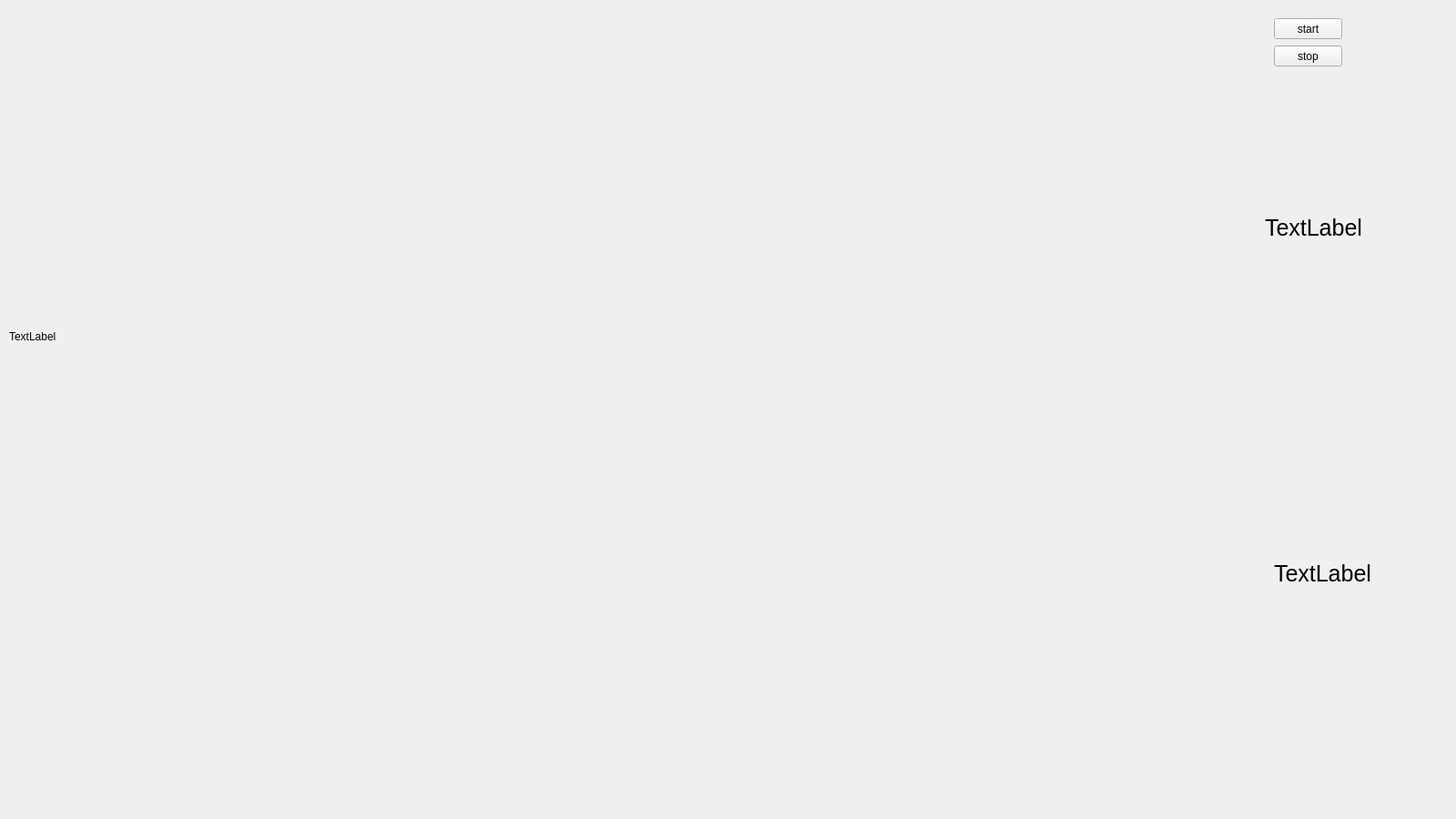
<?xml version="1.0" encoding="UTF-8"?>
<ui version="4.0">
 <class>trafficApplicationClass</class>
 <widget class="QWidget" name="trafficApplicationClass">
  <property name="geometry">
   <rect>
    <x>0</x>
    <y>0</y>
    <width>1600</width>
    <height>900</height>
   </rect>
  </property>
  <property name="windowTitle">
   <string>trafficApplication</string>
  </property>
  <widget class="QLabel" name="label">
   <property name="geometry">
    <rect>
     <x>10</x>
     <y>10</y>
     <width>1280</width>
     <height>720</height>
    </rect>
   </property>
   <property name="text">
    <string>TextLabel</string>
   </property>
  </widget>
  <widget class="QLabel" name="label_2">
   <property name="geometry">
    <rect>
     <x>1390</x>
     <y>80</y>
     <width>171</width>
     <height>341</height>
    </rect>
   </property>
   <property name="font">
    <font>
     <pointsize>19</pointsize>
    </font>
   </property>
   <property name="text">
    <string>TextLabel</string>
   </property>
  </widget>
  <widget class="QLabel" name="label_3">
   <property name="geometry">
    <rect>
     <x>1400</x>
     <y>480</y>
     <width>141</width>
     <height>301</height>
    </rect>
   </property>
   <property name="font">
    <font>
     <pointsize>19</pointsize>
    </font>
   </property>
   <property name="text">
    <string>TextLabel</string>
   </property>
  </widget>
  <widget class="QPushButton" name="pushButton">
   <property name="geometry">
    <rect>
     <x>1400</x>
     <y>20</y>
     <width>75</width>
     <height>23</height>
    </rect>
   </property>
   <property name="text">
    <string>start</string>
   </property>
  </widget>
  <widget class="QPushButton" name="pushButton_2">
   <property name="geometry">
    <rect>
     <x>1400</x>
     <y>50</y>
     <width>75</width>
     <height>23</height>
    </rect>
   </property>
   <property name="text">
    <string>stop</string>
   </property>
  </widget>
 </widget>
 <layoutdefault spacing="6" margin="11"/>
 <resources>
  <include location="trafficApplication.qrc"/>
 </resources>
 <connections/>
</ui>
